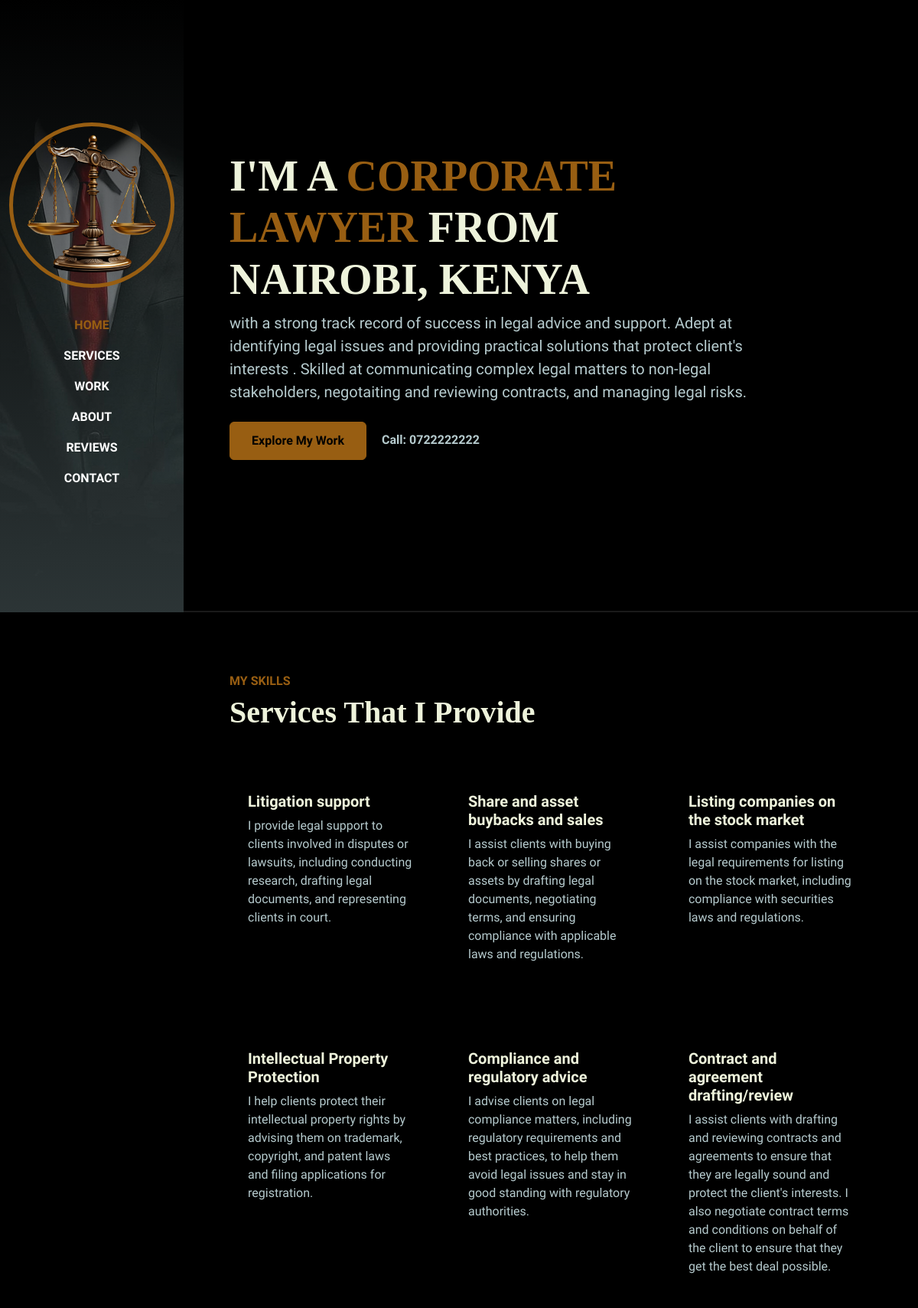
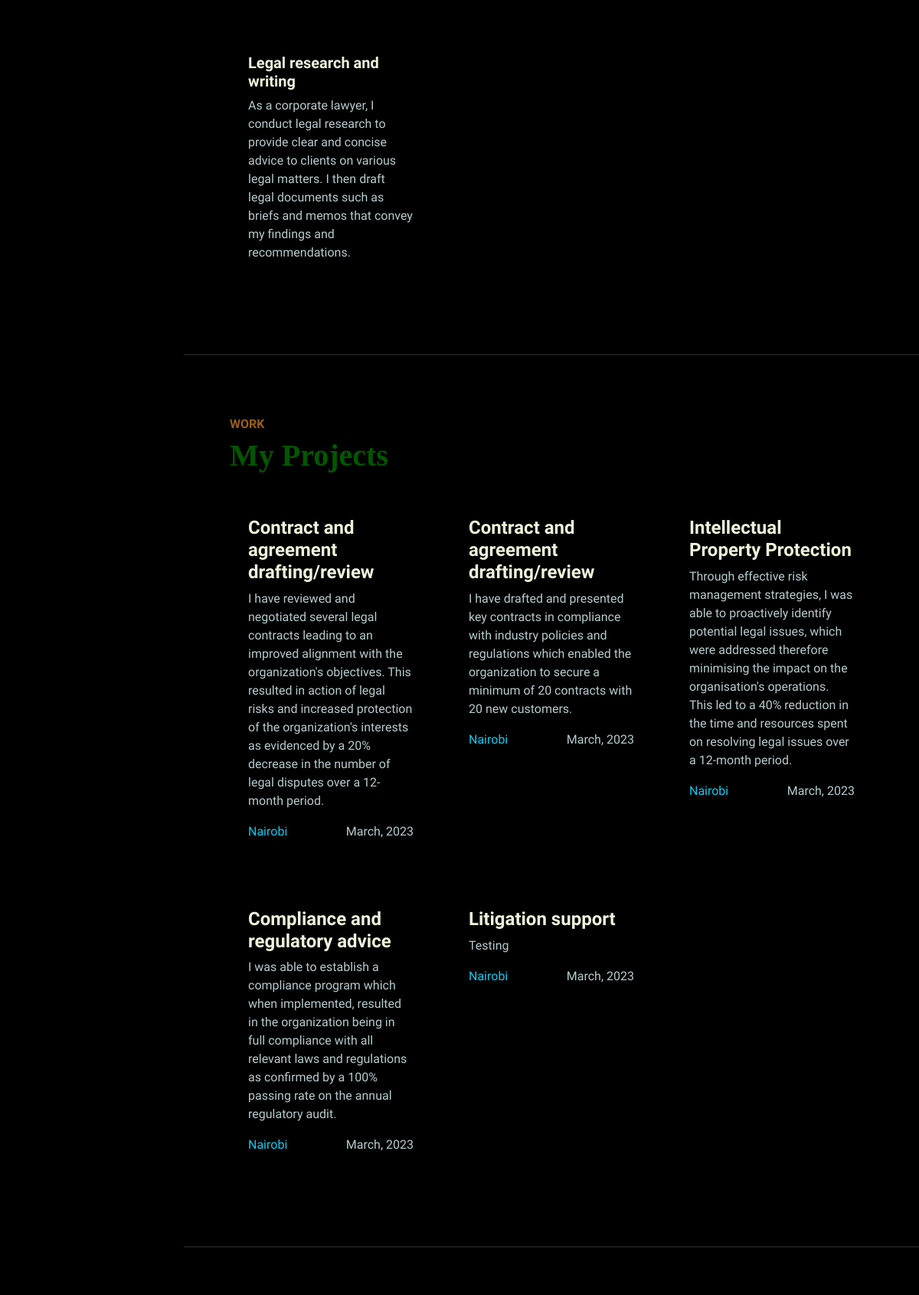
The page / (upper part) on the database its author committed (2 pictures, top to bottom).
### portfolioapp/models.py (models this page shows, shortened)
class Service(models.Model):
    id = models.AutoField(primary_key=True)
    name = models.CharField(max_length=100)
    description = models.TextField()

class Project(models.Model):
    id = models.AutoField(primary_key=True)
    service = models.CharField(max_length=100)
    location = models.CharField(max_length=100)
    description = models.TextField()
    created_at = models.DateField(default=timezone.now)

### portfolioapp/views.py (the view)
# urls.py: path('', views.index, name='index'),
def index(request):
    services = Service.objects.all()
    reviews = Review.objects.order_by('-id')
    projects = Project.objects.order_by('-created_at')
    context = {'services': services, 'reviews': reviews, 'projects': projects}
    return render(request, 'index.html', context)

### templates/index.html (shortened to what this page needs)
<!DOCTYPE html>
<html lang="en">
<head>
    {% load static %}
    {% load bootstrap5 %}
    {% bootstrap_css %}
    <link rel="stylesheet" href="{% static 'css/bootstrap.min.css' %}">
    <link rel="stylesheet" href="{% static 'css/aos.css' %}">
    <link rel="stylesheet" href="{% static 'css/line-awesome.min.css' %}">
    <link rel="stylesheet" href="{% static 'css/style.css' %}">
</head>
<body data-bs-spy="scroll" data-bs-target=".navbar">
<nav class="navbar navbar-expand-lg navbar-dark fixed-top">
    <div class="container flex-lg-column">
        <a class="navbar-brand mx-lg-auto mb-lg-4" href="#">
            <img src="{% static 'images/justice1.png' %}" class="d-none d-lg-block rounded-circle" alt="">
        </a>
        <div class="collapse navbar-collapse" id="navbarNav">
            <ul class="navbar-nav ms-auto flex-lg-column text-lg-center">
                <li class="nav-item">
                    <a class="nav-link" href="#home">Home</a>
                </li>
                <li class="nav-item">
                    <a class="nav-link" href="#services">Services</a>
                </li>
                <li class="nav-item">
                    <a class="nav-link" href="#work">Work</a>
                </li>
                <li class="nav-item">
                    <a class="nav-link" href="#about">About</a>
                </li>
                <li class="nav-item">
                    <a class="nav-link" href="#reviews">Reviews</a>
                </li>
                <li class="nav-item">
                    <a class="nav-link" href="#contact">Contact</a>
                </li>
            </ul>
        </div>
    </div>
</nav>
<div id="content-wrapper">
    <section id="home" class="full-height px-lg-5">
        <div class="container">
            <div class="row">
                <div class="col-lg-10">
                    <h1 class="display-4 fw-bold"
                        data-aos="fade-up">I'M A <span class="text-brand">CORPORATE LAWYER</span> FROM NAIROBI, KENYA
                    </h1>
                    <p class="lead mt-2 mb-4" data-aos="fade-up" data-aos-delay="300">
                        with a strong track record of success in legal advice and support.
                        Adept at identifying legal issues and providing practical solutions that protect client's
                        interests .
                        Skilled at communicating complex legal matters to non-legal stakeholders, negotaiting and
                        reviewing contracts, and managing legal risks.
                    </p>
                    <div data-aos="fade-up" data-aos-delay="600">
                        <a href="#work" class="btn btn-brand me-3">Explore My Work</a>
                        <a href="tel:+254722222222" class="link-custom">Call: 0722222222</a>
                    </div>
                </div>
            </div>
        </div>
    </section>
    <section id="services" class="full-height px-lg-5">
        <div class="container">
            <div class="row pb-4" data-aos="fade-up">
                <div class="col-lg-8">
                    <h6 class="text-brand">MY SKILLS</h6>
                    <h1>Services That I Provide</h1>
                </div>
            </div>
            <div class="row gy-4">
                {% for service in services %}
                    <div class="col-md-4" data-aos="fade-up" data-aos-delay="auto">
                        <div class="service p-4 bg-base rounded-4 shadow-effect">
                            <h5 class="mt-4 mb-2">{{ service.name }}</h5>
                            <p>{{ service.description }}</p>
                        </div>
                    </div>
                {% endfor %}
            </div>
        </div>
    </section>
    <section id="work" class="full-height px-lg-5">
        <div class="container">
            <div class="row pb-4" data-aos="fade-up">
                <div class="col-lg-8">
                    <h6 class="text-brand">WORK</h6>
                    <h1 class="people">My Projects</h1>
                </div>
            </div>
            <div class="row gy-4">
                {% for project in projects %}
                    <div class="col-md-4" data-aos="fade-up">
                        <div class="card-custom rounded-2 bg-base
                            shadow-effect">
                            <div class="card-custom-content p-4">
                                <h4>{{ project.service }}</h4>
                                <p>{{ project.description }}</p>
                                <div class="d-flex justify-content-between">
                                    <p class="mb-0 fs-6 text-info">{{ project.location }}</p>
                                    <p>{{ project.created_at|date:"F, Y" }}</p>
                                </div>
                            </div>
                        </div>
                    </div>
                {% endfor %}
            </div>
        </div>
    </section>
    <section id="about" class="full-height px-lg-5">
    </section>
</div>
</body>
</html>

### static/css/style.css (style rules this page uses)
:root { --color-body: #b6cbce; --color-heading: #eef3db; --color-base: #000; --color-base2: #000; --color-grass: #035700; --color-brand: #985e12; --color-brand2: #ff0000; --sidbar-width: 240px; --font-base: "Bai Jamjuree"; }
body { background-color: var(--color-base2); color: var(--color-body); font-family: var(--font-base), sans-serif; }
h1,h2,h3,h4,h5,h6 { color: var(--color-heading); font-weight: 700; }
h1 { font-family:'Times New Roman', Times, serif !important; }
.people { color: var(--color-grass); }
a { text-decoration: none; color: var(--color-body); transition: all 0.4s ease; }
img { width: 100%; }
.text-brand { color: var(--color-brand); }
.bg-base { background-color: var(--color-base); }
.full-height { min-height: 100vh; height: 100%; display: flex; flex-direction: column; justify-content: center; padding-top: 80px; padding-bottom: 80px; border-bottom: 2px solid rgba(255,255,255, 0.1); }
.shadow-effect { transition: all 0.5s; }
.navbar { background-color: var(--color-base); }
.navbar .nav-link { font-weight: 700; text-transform: uppercase; color: #fff; }
.navbar .nav-link.active { color: var(--color-brand); }
@media (min-width: 992px) { .navbar { min-height: 100vh; width: var(--sidbar-width); background: linear-gradient(rgba(0, 0, 0, 0.8), rgba(108, 130, 133, 0.4)), url(../images/hitman.jpeg); background-size: cover; background-position: center; } }
@media (min-width: 992px) { .navbar-brand img { border: 5px solid var(--color-brand); } }
@media (min-width: 992px) { #content-wrapper { padding-left: var(--sidbar-width); } }
.btn { padding: 12px 28px; font-weight: 700; }
.btn-brand { background-color: var(--color-brand); border-color: var(--color-brand); color: var(--color-base); }
.link-custom { font-weight: 700; position: relative; }
.link-custom::after { content: ""; width: 0%; height: 2px; background-color: var(--color-brand); position: absolute; left: 0; top: 110%; transition: all 0.4s; }

### rows shown on the page
Service: name "Litigation support", description "I provide legal support to clients involved in disputes or lawsuits, including conducting research, drafting legal documents, and representing clients in court."
Service: name "Share and asset buybacks and sales", description "I assist clients with buying back or selling shares or assets by drafting legal documents, negotiating terms, and ensuring compliance with applicable laws and regulations."
Service: name "Listing companies on the stock market", description "I assist companies with the legal requirements for listing on the stock market, including compliance with securities laws and regulations."
Service: name "Intellectual Property Protection", description "I help clients protect their intellectual property rights by advising them on trademark, copyright, and patent laws and filing applications for registration."
Service: name "Compliance and regulatory advice", description "I advise clients on legal compliance matters, including regulatory requirements and best practices, to help them avoid legal issues and stay in good standing with regulatory authorities."
Service: name "Contract and agreement drafting/review", description "I assist clients with drafting and reviewing contracts and agreements to ensure that they are legally sound and protect the client's interests. I also negotiate contract terms and conditions on behalf of the client to ensure that they get the best deal possible."
Service: name "Legal research and writing", description "As a corporate lawyer, I conduct legal research to provide clear and concise advice to clients on various legal matters. I then draft legal documents such as briefs and memos that convey my findings and recommendations."
Project: service "Contract and agreement drafting/review", description "I have reviewed and negotiated several legal contracts leading to an improved alignment with the organization's objectives. This resulted in action of legal risks and increased protection of the organization's interests as evidenced by a 20% decrease in the number of legal disputes over a 12-month period.", location "Nairobi", created_at "March, 2023"
Project: service "Contract and agreement drafting/review", description "I have drafted and presented key contracts in compliance with industry policies and regulations which enabled the organization to secure a minimum of 20 contracts with 20 new customers.", location "Nairobi", created_at "March, 2023"
Project: service "Intellectual Property Protection", description "Through effective risk management strategies, I was able to proactively identify potential legal issues, which were addressed therefore minimising the impact on the organisation's operations. This led to a 40% reduction in the time and resources spent on resolving legal issues over a 12-month period.", location "Nairobi", created_at "March, 2023"
Project: service "Compliance and regulatory advice", description "I was able to establish a compliance program which when implemented, resulted in the organization being in full compliance with all relevant laws and regulations as confirmed by a 100% passing rate on the annual regulatory audit.", location "Nairobi", created_at "March, 2023"
Project: service "Litigation support", description "Testing", location "Nairobi", created_at "March, 2023"
